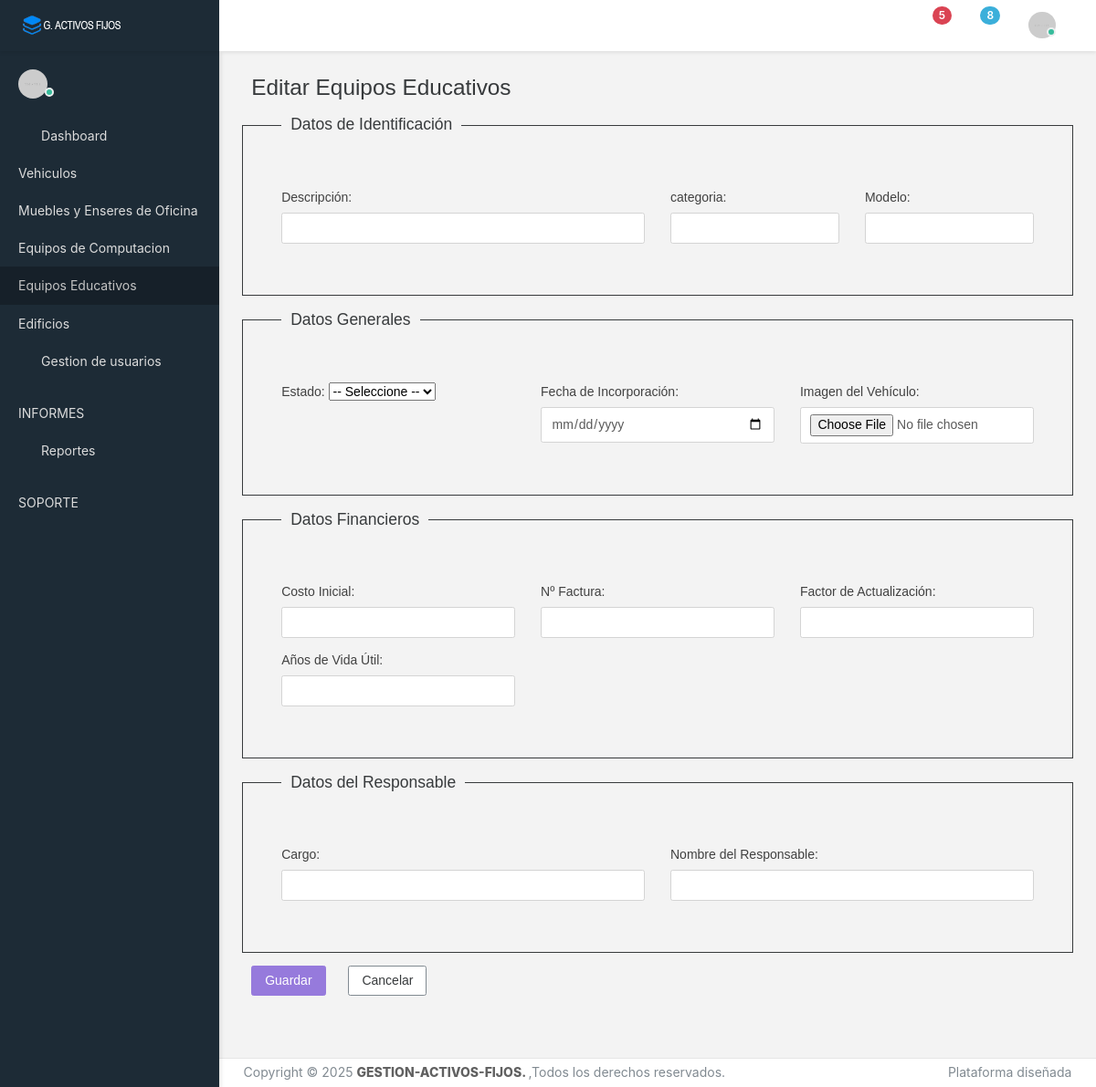
Before: /recreativos/edit/1 with the older database file.
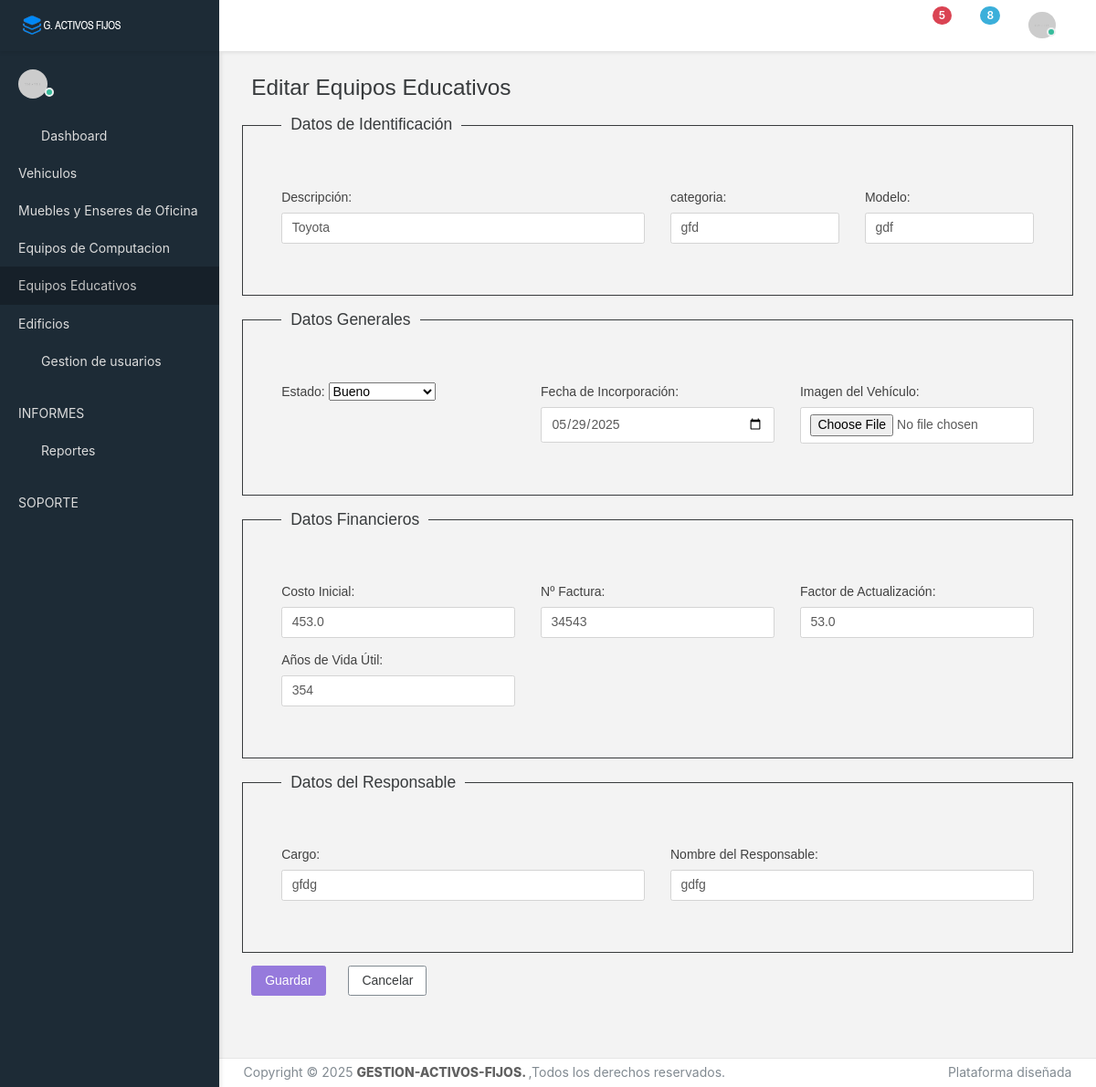
After: the same page with the newer database file.
### models/equipo_recreativo_model.py (models this page shows, shortened)
class Recreativo(db.Model):
    __tablename__ = 'recreativos'
    id = db.Column(db.Integer, primary_key=True)
    descripcion = db.Column(db.String(100), nullable=False)
    categoria = db.Column(db.String(50), nullable=False)
    modelo = db.Column(db.String(50), nullable=False)
    estado = db.Column(db.String(30), nullable=False)
    costo_inicial = db.Column(db.Float, nullable=False)
    fecha_incorporacion = db.Column(db.Date, nullable=False)
    factura = db.Column(db.Integer, nullable=False)
    años_vida_util = db.Column(db.Integer, nullable=False)
    factor_de_actualizacion = db.Column(db.Float, nullable=False)
    imagen = db.Column(db.String(255))
    cargo = db.Column(db.String(100))
    responsable = db.Column(db.String(100))
    user_id = db.Column(db.Integer, db.ForeignKey('users.id'), nullable=False)
    @classmethod
    def get_by_id(cls, id_recreativo):
        return cls.query.filter_by(id=id_recreativo).first()

### controllers/equipo_recreativo_controller.py (the view, shortened to what this page needs)
@recreativo_bp.route('/edit/<int:id>', methods=['GET', 'POST'])
def edit(id):
    recreativo = Recreativo.get_by_id(id)
    return equipo_recreativo_view.edit(recreativo)

### templates/equipo_recreativo/edit.html (shortened to what this page needs)
{% extends 'base.html' %}
{% block content %}
<link href="{{ url_for('static', filename='css/style3.css') }}" rel="stylesheet">
<div class="content">
    <div class="content-wrapper">
        <h2 class="mb-4">Editar Equipos Educativos</h2>
        <form method="post" enctype="multipart/form-data">
            <fieldset class="border p-3 mb-4">
                <legend>Datos de Identificación</legend>
                <div class="row">
                    <div class="col-md-6">
                        <label for="descripcion" class="form-label">Descripción:</label>
                        <input type="text" class="form-control" id="descripcion" name="descripcion" required
                            value="{{ recreativo.descripcion }}">
                    </div>
                    <div class="col-md-3">
                        <label for="categoria" class="form-label">categoria:</label>
                        <input type="text" class="form-control" id="categoria" name="categoria" required
                            value="{{ recreativo.categoria }}">
                    </div>
                    <div class="col-md-3">
                        <label for="modelo" class="form-label">Modelo:</label>
                        <input type="text" class="form-control" id="modelo" name="modelo" required
                            value="{{ recreativo.modelo }}">
                    </div>
                </div>
            </fieldset>
            <fieldset class="border p-3 mb-4">
                <legend>Datos Generales</legend>
                <div class="row">
                    <div class="col-md-4">
                        <label for="estado" class="form-label">Estado:</label>
                        <select class="form-select" id="estado" name="estado" required>
                            <option value="">-- Seleccione --</option>
                            <option value="Bueno" {% if recreativo.estado=='Bueno' %}selected{% endif %}>Bueno</option>
                        </select>
                    </div>
                    <div class="col-md-4">
                        <label for="fecha_incorporacion" class="form-label">Fecha de Incorporación:</label>
                        <input type="date" class="form-control" id="fecha_incorporacion" name="fecha_incorporacion"
                            required
                            value="{{ recreativo.fecha_incorporacion.strftime('%Y-%m-%d') if recreativo.fecha_incorporacion }}">
                    </div>
                    <div class="col-md-4">
                        <label for="imagen" class="form-label">Imagen del Vehículo:</label>
                        <input type="file" class="form-control" id="imagen" name="imagen" accept="image/*">
                    </div>
                </div>
            </fieldset>
            <fieldset class="border p-3 mb-4">
                <legend>Datos Financieros</legend>
                <div class="row">
                    <div class="col-md-4">
                        <label for="costo_inicial" class="form-label">Costo Inicial:</label>
                        <input type="number" step="0.01" class="form-control" id="costo_inicial" min="0"
                            name="costo_inicial" required value="{{ recreativo.costo_inicial }}">
                    </div>
                    <div class="col-md-4">
                        <label for="factura" class="form-label">Nº Factura:</label>
                        <input type="number" step="0.01" class="form-control" id="factura" min="0" name="factura"
                            required value="{{ recreativo.factura }}">
                    </div>
                    <div class="col-md-4">
                        <label for="factor_de_actualizacion" class="form-label">Factor de Actualización:</label>
                        <input type="number" step="0.00000001" class="form-control" id="factor_de_actualizacion" min="0"
                            name="factor_de_actualizacion" required value="{{ recreativo.factor_de_actualizacion }}">
                    </div>
                    <div class="col-md-4">
                        <label for="años_vida_util" class="form-label">Años de Vida Útil:</label>
                        <input type="number" class="form-control" id="años_vida_util" name="años_vida_util" min="1"
                            required value="{{ recreativo.años_vida_util }}">
                    </div>
                </div>
            </fieldset>
            <fieldset class="border p-3 mb-4">
                <legend>Datos del Responsable</legend>
                <div class="row">
                    <div class="col-md-6">
                        <label for="cargo" class="form-label">Cargo:</label>
                        <input type="text" class="form-control" id="cargo" name="cargo" value="{{ recreativo.cargo }}">
                    </div>
                    <div class="col-md-6">
                        <label for="responsable" class="form-label">Nombre del Responsable:</label>
                        <input type="text" class="form-control" id="responsable" name="responsable"
                            value="{{ recreativo.responsable }}">
                    </div>
                </div>
            </fieldset>
            <div class="d-flex justify-content mb-4">
                <button type="submit" class="btn btn-primary mr-2">Guardar</button>
                <a href="{{ url_for('recreativo.index') }}" class="btn btn-secondary">Cancelar</a>
            </div>
            <br>
            <br>
            <br>
        </form>
    </div>
</div>
{% endblock %}

### templates/base.html (shortened to what this page needs)
<!DOCTYPE html>
<html lang="es">
<head>
  {% include 'layouts/head.html' %}
</head>
<body>
  <main>
    {% block content %}{% endblock %}
  </main>
  {% include 'layouts/footer.html' %}
</body>
</html>

### templates/layouts/head.html (shortened to what this page needs)
<!DOCTYPE html>
<html lang="en" data-textdirection="ltr" class="loading">
  <head>
    <link rel="stylesheet" type="text/css" href="{{ url_for('static', filename='app-assets/css/bootstrap.css') }}">
   <link rel="stylesheet" type="text/css" href="{{ url_for('static', filename='app-assets/fonts/icomoon.css') }}">
   <link rel="stylesheet" type="text/css" href="{{ url_for('static', filename='app-assets/fonts/flag-icon-css/css/flag-icon.min.css') }}">
   <link rel="stylesheet" type="text/css" href="{{ url_for('static', filename='app-assets/vendors/css/extensions/pace.css') }}">
    <link rel="stylesheet" type="text/css" href="{{ url_for('static', filename='app-assets/css/bootstrap-extended.css') }}">
    <link rel="stylesheet" type="text/css" href="{{ url_for('static', filename='app-assets/css/app.css') }}">
    <link rel="stylesheet" type="text/css" href="{{ url_for('static', filename='app-assets/css/colors.css') }}">
    <link rel="stylesheet" type="text/css" href="{{ url_for('static', filename='app-assets/css/core/menu/menu-types/vertical-menu.css') }}">
    <link rel="stylesheet" type="text/css" href="{{ url_for('static', filename='app-assets/css/core/menu/menu-types/vertical-overlay-menu.css') }}">
    <link rel="stylesheet" type="text/css" href="{{ url_for('static', filename='app-assets/css/core/colors/palette-gradient.css') }}">
    <link rel="stylesheet" href="{{ url_for('static', filename='app-assets/plugins/DataTables/DataTables-1.10.18/css/dataTables.bootstrap4.min.css') }}">
    <link rel="stylesheet" href="{{ url_for('static', filename='app-assets/plugins/toastr/toastr.min.css') }}">
    <link rel="stylesheet" href="{{ url_for('static', filename='app-assets/plugins/sweetalert2/dist/sweetalert2.min.css') }}">
  </head>
  <body data-open="click" data-menu="vertical-menu" data-col="2-columns" class="vertical-layout vertical-menu 2-columns  fixed-navbar">
      {%include 'layouts/navbar.html'%}
      {%include 'layouts/main_menu.html'%}

### templates/layouts/navbar.html (shortened to what this page needs)
<nav class="header-navbar navbar navbar-with-menu navbar-fixed-top navbar-semi-dark navbar-shadow">
    <div class="navbar-wrapper">
        <div class="navbar-header">
            <ul class="nav navbar-nav">
                <li class="nav-item"><a href="{{ url_for('vehiculo.index') }}" class="navbar-brand nav-link"><img
                            alt="branding logo"
                            src="{{ url_for('static', filename='app-assets/images/logo/robust-logo-light.png') }}"
                            data-expand="{{ url_for('static', filename='app-assets/images/logo/robust-logo-light.png') }}"
                            data-collapse="{{ url_for('static', filename='app-assets/images/logo/robust-logo-small.png') }}"
                            class="brand-logo"></a></li>
            </ul>
        </div>
        <div class="navbar-container content container-fluid">
            <div id="navbar-mobile" class="collapse navbar-toggleable-sm">
                <ul class="nav navbar-nav">
                    <li class="nav-item hidden-sm-down"><a class="nav-link nav-menu-main menu-toggle hidden-xs"><i
                                class="icon-menu5"> </i></a></li>
                    <li class="nav-item hidden-sm-down"><a href="#" class="nav-link nav-link-expand"><i
                                class="ficon icon-expand2"></i></a></li>
                </ul>
                <ul class="nav navbar-nav float-xs-right">
                    <li class="dropdown dropdown-notification nav-item"><a href="#" data-toggle="dropdown"
                            class="nav-link nav-link-label"><i class="ficon icon-bell4"></i><span
                                class="tag tag-pill tag-default tag-danger tag-default tag-up">5</span></a></li>
                    <li class="dropdown dropdown-notification nav-item"><a href="#" data-toggle="dropdown"
                            class="nav-link nav-link-label"><i class="ficon icon-mail6"></i><span
                                class="tag tag-pill tag-default tag-info tag-default tag-up">8</span></a></li>
                    <li class="dropdown dropdown-user nav-item"><a href="#" data-toggle="dropdown"
                            class="dropdown-toggle nav-link dropdown-user-link">
                            <span class="avatar avatar-online">
                                <img src="{{ url_for('static', filename='app-assets/images/portrait/small/avatar-s-1.png') }}"
                                    alt="avatar">
                                <i></i></span></a>
                    </li>
                </ul>
            </div>
        </div>
    </div>
</nav>

### templates/layouts/main_menu.html (shortened to what this page needs)
<div data-scroll-to-active="true" class="main-menu menu-fixed menu-dark menu-accordion menu-shadow">
  <div class="main-menu-header">
    <div class="media">
      <div class="media-left">
        <span class="avatar avatar-sm avatar-online rounded-circle">
          <img src="{{ url_for('static', filename='app-assets/images/portrait/small/avatar-s-1.png') }}"
            alt="Avatar"><i></i>
        </span>
      </div>
      <div class="media-body">
      </div>
    </div>
  </div>
  <div class="main-menu-content">
    <ul id="main-menu-navigation" data-menu="menu-navigation" class="navigation navigation-main">
      <li class=" nav-item"><a href="#"><i class="icon-home3"></i><span class="menu-title">Dashboard</span></a>
      </li>
      <li class="{{ is_active('/vehiculos/') }}"><a href="/vehiculos/"><span
            class="menu-title">Vehiculos</span></a>
      </li>
      <li class="{{ is_active('/muebles/') }}"><a href="/muebles/"><span
            class="menu-title">Muebles y Enseres de Oficina</span></a>
      </li>
      <li class="{{ is_active('/computadoras/') }}"><a href="/computadoras/"><span
            class="menu-title">Equipos de Computacion</span></a>
      </li>
      <li class="{{ is_active('/recreativos/') }}"><a href="/recreativos/"><span
            class="menu-title">Equipos Educativos</span></a>
      </li>
      <li class="{{ is_active('/edificios/') }}"><a href="/edificios/"><span
            class="menu-title">Edificios</span></a>
      </li>
      <li class=" nav-item"><a href="#"><i class="icon-user-secret"></i><span class="menu-title">Gestion de
            usuarios</span></a>
      </li>
      <li class=" navigation-header"><span>Informes</span>
      </li>
      <li class=" nav-item"><a href="#"><i class="icon-file-text2"></i><span class="menu-title">Reportes </span></a>
      </li>
      <li class=" navigation-header"><span>Soporte</span>
      </li>
    </ul>
  </div>
</div>

### templates/layouts/footer.html (shortened to what this page needs)
    <footer class="footer footer-static footer-light navbar-border" style="bottom: 0;
        position:fixed;width: 80%;">
      <p class="clearfix text-muted text-sm-center mb-0 px-2">
        <span class="float-md-left d-xs-block d-md-inline-block">Copyright  &copy; 2025
          <a href="https://themeforest.net/user/pixinvent/portfolio?ref=pixinvent"
           target="_blank" class="text-bold-800 grey darken-2">GESTION-ACTIVOS-FIJOS. </a>,Todos los derechos reservados.
        </span>
        <span class="float-md-right d-xs-block d-md-inline-block">
         Plataforma diseñada
        </span>
      </p>
    </footer>
  </body>
</html>

Changed rows visible on the page:
added Recreativo: descripcion "Toyota", categoria "gfd", modelo "gdf", estado "Bueno", fecha_incorporacion "05/29/2025", costo_inicial "453.0", factura "34543", factor_de_actualizacion "53.0", años_vida_util "354", cargo "gfdg", responsable "gdfg"
Other visible differences:
form field estado: "-- Seleccione --" → (not shown)
